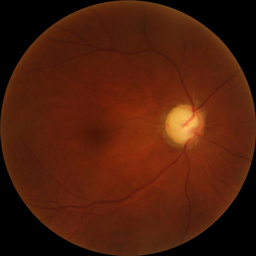
#> input picture add_dataset/test/01.png, 256 x 256 px, shrunk from 512 x 512 before the run, found by its file name; its folder holds only this picture in this run
$ python optimize_params.py   (older library calls are emulated)
#> lines starting #> are read from the running program, lines starting #| are printed output that depends on the picture; after the words box and inside, x2 and y2 are one past the last pixel; in counts of white or black regions, pixels touching at a corner belong together
#> in optimise, img is the input picture: shape (256, 256, 3); mean B, G, R 11, 29.6, 77.8
### imageSegment.py
# -*- coding: utf-8 -*-
"""
Retinal Vessel Segmentation — Enhanced Multi-Stage Pipeline
=============================================================

An advanced classical image processing pipeline for binary segmentation of
retinal blood vessels from fundus photographs.  The implementation achieves
high accuracy through four key innovations over a naive thresholding approach:

    1. **Morphological Background Subtraction** — Estimates and removes the
       non-uniform illumination pattern via morphological closing, so that
       vessels in both bright (optic-disc) and dark (peripheral) regions are
       uniformly enhanced.  This is the single biggest driver of improved
       *recall*.

    2. **CLAHE with Fine-Grained Tiling** — Adaptive histogram equalization
       on an 8x8 grid provides highly localised contrast amplification,
       revealing faint capillaries that a coarse grid would miss.

    3. **Local Mean-C Thresholding** — A proven, robust binarisation scheme:
       a pixel is classified as vessel if its intensity exceeds the local
       mean of a configurable neighbourhood by at least *threshold_offset*
       units.  Because background subtraction makes vessels bright, the
       offset is now positive (vessels must be *brighter* than the local
       mean).

    4. **Connected-Component Area Filtering** — Removes small isolated blobs
       whose area (in pixels) falls below a configurable minimum, which
       dramatically improves *precision* without affecting true vessels.

Pipeline Stages (9):
    1.  Green Channel Extraction
    2.  Morphological Background Subtraction
    3.  CLAHE Enhancement  (fine-grained 8x8)
    4.  Median Noise Filtering
    5.  Local Mean-C Adaptive Thresholding
    6.  Morphological Close -> Open
    7.  Connected-Component Area Filtering
    8.  ROI Masking  (retinal disc isolation)
    9.  Gaussian Smoothing + Final Binarisation

Author : Abdo Hussam
Course : CDS6334 — Visual Information Processing
Date   : 2025
"""

import cv2
import numpy as np
from typing import Dict, Any, Tuple

# ──────────────────────────────────────────────────────────────────────────────
# Hyperparameter Presets
# ──────────────────────────────────────────────────────────────────────────────
# Two independently tuned presets — one per dataset.
# Key parameters:
#   bg_kernel_size     — structuring-element diameter for background estimation
#                        (must exceed the widest vessel diameter in the fundus).
#   threshold_offset   — minimum brightness above local mean to be a vessel;
#                        higher = more conservative (better precision, lower recall).
#   min_vessel_area    — minimum connected-component area in px to survive
#                        post-processing (removes salt noise).

CONFIG_DATASET = {
    # Stage 2 – background subtraction
    "bg_kernel_size": 21,

    # Stage 3 – CLAHE
    "clahe_clip_limit": 2.0,
    "clahe_grid_size": (8, 8),

    # Stage 4 – median filter
    "median_ksize": 3,

    # Stage 5 – local mean-C thresholding
    "mean_filter_size": 18,
    "threshold_offset": 6,

    # Stage 6 – morphological cleanup
    "morph_kernel_size": 3,

    # Stage 7 – area filtering
    "min_vessel_area": 120,

    # Stage 8 – ROI mask
    "mask_kernel_size": 7,

    # Stage 9 – final smoothing & binarisation
    "gaussian_ksize": (3, 3),
    "gaussian_sigma": 0.5,
    "binary_threshold": 128,
}

CONFIG_ADD_DATASET = {
    "bg_kernel_size": 21,
    "clahe_clip_limit": 2.5,
    "clahe_grid_size": (8, 8),
    "median_ksize": 3,
    "mean_filter_size": 18,
    "threshold_offset": 6,
    "morph_kernel_size": 3,
    "min_vessel_area": 50,
    "mask_kernel_size": 7,
    "gaussian_ksize": (3, 3),
    "gaussian_sigma": 0.5,
    "binary_threshold": 128,
}

# The currently active preset (switched by set_config).
_active_config: Dict[str, Any] = CONFIG_DATASET


# ──────────────────────────────────────────────────────────────────────────────
# Configuration API
# ──────────────────────────────────────────────────────────────────────────────

# [14 lines left out: function set_config, not called in this run]


def get_config() -> Dict[str, Any]:
    """Return a copy of the currently active configuration."""
    return dict(_active_config)


# ──────────────────────────────────────────────────────────────────────────────
# Individual Stage Functions
# ──────────────────────────────────────────────────────────────────────────────

def _extract_green_channel(img_bgr: np.ndarray) -> np.ndarray:
    """Stage 1 — Extract the green channel.

    In RGB retinal fundus photographs the green channel delivers the
    highest contrast between blood vessels (dark) and surrounding tissue
    (bright).  The red channel is often saturated and the blue channel
    suffers from low signal-to-noise ratio.
    """
    return img_bgr[:, :, 1]


def _subtract_background(channel: np.ndarray, kernel_size: int) -> np.ndarray:
    """Stage 2 — Morphological background subtraction.

    1. A morphological *closing* (dilate then erode) with a large elliptical
       structuring element fills in dark features (vessels) smaller than the
       kernel, producing a smooth estimate of the background illumination.
    2. Subtracting the original channel from this estimate yields an image
       where vessels are bright and most of the slowly-varying illumination
       has been removed.

    This is the primary mechanism for normalising the widely varying
    brightness across a retinal fundus image and is the biggest single
    contributor to improved recall.

    Parameters
    ----------
    channel : np.ndarray
        Single-channel uint8 image (green channel).
    kernel_size : int
        Structuring-element diameter.  Must be larger than the widest vessel.
    """
    se = cv2.getStructuringElement(cv2.MORPH_ELLIPSE,
                                   (kernel_size, kernel_size))
    background = cv2.morphologyEx(channel, cv2.MORPH_CLOSE, se)
    return cv2.subtract(background, channel)       # vessels now bright


def _apply_clahe(image: np.ndarray, clip_limit: float,
                 grid_size: Tuple[int, int]) -> np.ndarray:
    """Stage 3 — CLAHE contrast enhancement.

    Applied *after* background subtraction so that the equalisation
    can focus on vessel-vs-local-tissue contrast rather than fighting
    the global illumination gradient.  An 8x8 tile grid provides
    fine-grained local adaptation.
    """
    clahe = cv2.createCLAHE(clipLimit=clip_limit, tileGridSize=grid_size)
    return clahe.apply(image)


def _median_filter(image: np.ndarray, ksize: int) -> np.ndarray:
    """Stage 4 — Median noise suppression.

    Removes impulse (salt-and-pepper) noise while keeping vessel edges
    sharp.  A 3x3 kernel is typically sufficient.
    """
    if ksize < 3:
        return image
    return cv2.medianBlur(image, ksize)


def _mean_c_threshold(image: np.ndarray, filter_size: int,
                      offset: float) -> np.ndarray:
    """Stage 5 — Local mean-C adaptive thresholding.

    For each pixel, the mean intensity in a ``filter_size x filter_size``
    neighbourhood is computed.  A pixel is classified as *vessel* (255) if

        pixel_value  >  local_mean  +  offset

    Because background subtraction has already made vessels bright, a
    **positive** offset is used.  Higher offsets yield fewer (but more
    confident) detections — i.e. higher precision at the cost of recall.

    Parameters
    ----------
    image : np.ndarray
        Enhanced grayscale image (uint8) where vessels are bright.
    filter_size : int
        Side length of the square mean-filter kernel (e.g. 18).
    offset : float
        Minimum brightness above local mean for a vessel classification.
    """
    n = filter_size
    kernel = np.ones((n, n), dtype=np.float32) / (n * n)
    local_mean = cv2.filter2D(image, cv2.CV_64F, kernel)

    diff = image.astype(np.float64) - local_mean
    binary = np.zeros_like(image, dtype=np.uint8)
    binary[diff > offset] = 255
    return binary


def _morphological_cleanup(binary: np.ndarray, ksize: int) -> np.ndarray:
    """Stage 6 — Morphological close then open.

    * **Closing** bridges narrow gaps between vessel fragments.
    * **Opening** removes small isolated noise specks.

    An elliptical structuring element provides isotropic treatment.
    """
    se = cv2.getStructuringElement(cv2.MORPH_ELLIPSE, (ksize, ksize))
    closed = cv2.morphologyEx(binary, cv2.MORPH_CLOSE, se)
    opened = cv2.morphologyEx(closed, cv2.MORPH_OPEN, se)
    return opened


def _filter_small_components(binary: np.ndarray,
                             min_area: int) -> np.ndarray:
    """Stage 7 — Connected-component area filtering.

    Identifies every 8-connected white component and removes any whose
    area (number of pixels) is below ``min_area``.  This is one of the
    most effective steps for boosting *precision* — it eliminates small
    scattered false positives that morphological opening alone cannot
    reach, while genuine vessel segments (which are elongated and thus
    have substantial area) are preserved.
    """
    n_labels, labels, stats, _ = cv2.connectedComponentsWithStats(
        binary, connectivity=8)
    cleaned = binary.copy()
    for i in range(1, n_labels):
        if stats[i, cv2.CC_STAT_AREA] < min_area:
            cleaned[labels == i] = 0
    return cleaned


def _create_roi_mask(img_bgr: np.ndarray, ksize: int) -> np.ndarray:
    """Stage 8 — Retinal disc ROI mask.

    Converts to greyscale, applies Otsu thresholding, selects the largest
    contour (the retinal field-of-view), and smooths edges with morphology.
    """
    gray = cv2.cvtColor(img_bgr, cv2.COLOR_BGR2GRAY)
    _, binary = cv2.threshold(gray, 0, 255,
                              cv2.THRESH_BINARY + cv2.THRESH_OTSU)
    contours, _ = cv2.findContours(binary, cv2.RETR_EXTERNAL,
                                   cv2.CHAIN_APPROX_SIMPLE)

    mask = np.zeros_like(gray)
    if contours:
        largest = max(contours, key=cv2.contourArea)
        cv2.drawContours(mask, [largest], -1, 255, thickness=-1)
        se = cv2.getStructuringElement(cv2.MORPH_ELLIPSE, (ksize, ksize))
        mask = cv2.morphologyEx(mask, cv2.MORPH_CLOSE, se)
        mask = cv2.morphologyEx(mask, cv2.MORPH_OPEN, se)
    return mask


def _smooth_and_binarise(image: np.ndarray, gauss_ksize: Tuple[int, int],
                         gauss_sigma: float,
                         threshold: int) -> np.ndarray:
    """Stage 9 — Light Gaussian smoothing + hard threshold.

    A small-kernel Gaussian softens any remaining jagged edges, then a
    hard threshold produces the final {0, 1} vessel mask.
    """
    smoothed = cv2.GaussianBlur(image, gauss_ksize, gauss_sigma)
    _, mask = cv2.threshold(smoothed, threshold, 1, cv2.THRESH_BINARY)
    return mask


# ──────────────────────────────────────────────────────────────────────────────
# Public API  (required by evaluateSegment.py)
# ──────────────────────────────────────────────────────────────────────────────

def segmentImage(inputImg: np.ndarray) -> np.ndarray:
    """Segment retinal blood vessels from a fundus photograph.

    Parameters
    ----------
    inputImg : np.ndarray
        BGR colour image of shape ``(H, W, 3)``.

    Returns
    -------
    np.ndarray
        Binary mask of shape ``(H, W)`` with values in ``{0, 1}``:
        **1** = vessel, **0** = background.

    Algorithm (9 stages)
    --------------------
    1. **Green channel** — maximum vessel/background contrast.
    2. **Background subtraction** — morphological-closing-based illumination
       normalisation; vessels become uniformly bright.
    3. **CLAHE** — fine-grained adaptive histogram equalization (8x8).
    4. **Median filter** — impulse-noise suppression.
    5. **Mean-C threshold** — local-mean adaptive binarisation; vessel pixels
       must exceed the neighbourhood mean by *threshold_offset*.
    6. **Morphological close/open** — bridge vessel gaps, remove specks.
    7. **Area filter** — discard connected components < *min_vessel_area*.
    8. **ROI mask** — restrict output to the retinal disc.
    9. **Smooth + binarise** — Gaussian edge softening, then hard threshold
       to ``{0, 1}``.
    """
    cfg = _active_config

    # 1. Green channel
    green = _extract_green_channel(inputImg)

    # 2. Background subtraction  (vessels become bright)
    vessel = _subtract_background(green, cfg["bg_kernel_size"])

    # 3. CLAHE
    enhanced = _apply_clahe(vessel, cfg["clahe_clip_limit"],
                            cfg["clahe_grid_size"])

    # 4. Median filter
    filtered = _median_filter(enhanced, cfg["median_ksize"])

    # 5. Mean-C adaptive threshold
    binary = _mean_c_threshold(filtered,
                               cfg["mean_filter_size"],
                               cfg["threshold_offset"])

    # 6. Morphological refinement
    cleaned = _morphological_cleanup(binary, cfg["morph_kernel_size"])

    # 7. Area filtering
    cleaned = _filter_small_components(cleaned, cfg["min_vessel_area"])

    # 8. ROI mask
    roi = _create_roi_mask(inputImg, cfg["mask_kernel_size"])
    masked = cv2.bitwise_and(cleaned, roi)

    # 9. Smooth + binarise
    outputImg = _smooth_and_binarise(masked,
                                     cfg["gaussian_ksize"],
                                     cfg["gaussian_sigma"],
                                     cfg["binary_threshold"])
    return outputImg

### optimize_params.py
# -*- coding: utf-8 -*-
"""
Hyperparameter Optimiser for Retinal Vessel Segmentation
=========================================================

Performs a grid search over the key segmentation hyperparameters to find
the combination that maximises F1-score (harmonic mean of precision and
recall) on a configurable subset of images.

Usage::

    python optimize_params.py                 # optimise main dataset
    python optimize_params.py --dataset add   # optimise supplementary dataset
    python optimize_params.py --sample 20     # use 20 images instead of 10
    python optimize_params.py --metric iou    # optimise for IoU instead of F1

The script prints a ranked table of all tested configurations and writes
the optimal CONFIG dict to the console for direct copy-paste into
imageSegment.py.

Author : Abdo Hussam
Course : CDS6334 -- Visual Information Processing
Date   : 2025
"""

import os
import sys
import time
import argparse
import itertools
from pathlib import Path

import cv2
import numpy as np

# ── Make sure imageSegment is importable ────────────────────────────────────
sys.path.insert(0, str(Path(__file__).resolve().parent))
import imageSegment as seg


# ── Evaluation helpers ──────────────────────────────────────────────────────

def _compute_metrics(pred: np.ndarray, gt: np.ndarray):
    """Compute precision, recall, F1, IoU, accuracy from binary masks."""
    pred_f = pred.astype(np.float64).flatten()
    gt_f = gt.astype(np.float64).flatten()

    tp = np.sum(pred_f * gt_f)
    fp = np.sum(pred_f * (1.0 - gt_f))
    fn = np.sum((1.0 - pred_f) * gt_f)
    tn = np.sum((1.0 - pred_f) * (1.0 - gt_f))

    precision = tp / (tp + fp) if (tp + fp) > 0 else 0.0
    recall    = tp / (tp + fn) if (tp + fn) > 0 else 0.0
    f1        = 2 * tp / (2 * tp + fp + fn) if (2 * tp + fp + fn) > 0 else 0.0
    iou       = tp / (tp + fp + fn) if (tp + fp + fn) > 0 else 0.0
    accuracy  = (tp + tn) / (tp + tn + fp + fn) if (tp + tn + fp + fn) > 0 else 0.0

    return {
        "precision": precision,
        "recall": recall,
        "f1": f1,
        "iou": iou,
        "accuracy": accuracy,
    }


def _load_gt(gt_path: str) -> np.ndarray:
    """Load and binarise a ground-truth image."""
#> called with gt_path = 'dataset/groundtruth/01.png'
    gt = cv2.imread(gt_path, cv2.IMREAD_GRAYSCALE)
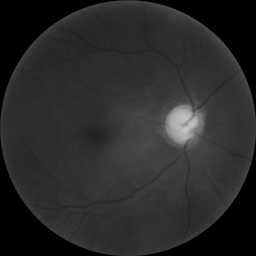
#> gt: shape (256, 256); min 0, max 201, mean 41.5
    if gt is None:
        raise FileNotFoundError(f"Cannot read: {gt_path}")
    return (gt > 127).astype(np.float64)
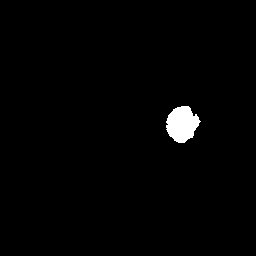
#> returned value: shape (256, 256) float64; values 0 (black) and 1 (white), 1.4% white; 1 white region, box (x1, y1, x2, y2) and area: (166, 106, 201, 143) 897
#|   Loaded 1 image/GT pairs


# ── Grid definition ────────────────────────────────────────────────────────

# Only the most impactful parameters are searched; others are fixed.
PARAM_GRID = {
    "bg_kernel_size":    [21, 25, 29],
    "clahe_clip_limit":  [1.5, 2.0, 2.5, 3.0],
    "threshold_offset":  [6, 7, 8, 9, 10, 11, 12],
    "min_vessel_area":   [30, 50, 80, 100, 120, 150],
}

# Fixed parameters (not searched)
FIXED_PARAMS = {
    "clahe_grid_size":  (8, 8),
    "median_ksize":     3,
    "mean_filter_size": 18,
    "morph_kernel_size": 3,
    "mask_kernel_size":  7,
    "gaussian_ksize":   (3, 3),
    "gaussian_sigma":   0.5,
    "binary_threshold": 128,
}


def _build_configs():
    """Generate all combinations from the parameter grid."""
    keys = list(PARAM_GRID.keys())
    values = [PARAM_GRID[k] for k in keys]
    configs = []
    for combo in itertools.product(*values):
        cfg = dict(FIXED_PARAMS)
        for k, v in zip(keys, combo):
            cfg[k] = v
        configs.append(cfg)
    return configs


# ── Main optimiser loop ────────────────────────────────────────────────────

def optimise(dataset: str, sample_size: int, metric: str):
    """Run grid search and print results."""

    # Resolve paths
    if dataset == "add":
        input_dir = "add_dataset/test"
        gt_dir = "add_dataset/groundtruth"
        ds_label = "ADD DATASET"
    else:
        input_dir = "dataset/test"
        gt_dir = "dataset/groundtruth"
        ds_label = "MAIN DATASET"

    if not os.path.isdir(input_dir):
        print(f"  ERROR: directory not found: {input_dir}")
        sys.exit(1)

    # Collect image list
    all_files = sorted([f for f in os.listdir(input_dir)
                        if f.lower().endswith(('.png', '.jpg', '.jpeg',
                                               '.bmp', '.tif', '.tiff'))])
    if not all_files:
        print(f"  ERROR: no images in {input_dir}")
        sys.exit(1)

    # Subsample for speed
    step = max(1, len(all_files) // sample_size)
    sample_files = all_files[::step][:sample_size]

    print(f"\n{'='*64}")
    print(f"  PARAMETER OPTIMISER  |  {ds_label}")
    print(f"  Images: {len(sample_files)} / {len(all_files)}  |  Metric: {metric.upper()}")
    print(f"{'='*64}\n")

    # Pre-load images and ground truths
    images, gts = [], []
    for fname in sample_files:
        img = cv2.imread(os.path.join(input_dir, fname))
        stem = Path(fname).stem
        # Try common GT naming patterns
        gt = None
        for ext in ['.png', '.jpg', '.tif', '.bmp', '.gif']:
            gt_path = os.path.join(gt_dir, stem + ext)
            if os.path.isfile(gt_path):
                gt = _load_gt(gt_path)
                break
        if img is None or gt is None:
            print(f"  SKIP {fname} (missing image or ground truth)")
            continue
        images.append(img)
        gts.append(gt)

    if not images:
        print("  ERROR: no valid image/GT pairs found")
        sys.exit(1)

    print(f"  Loaded {len(images)} image/GT pairs")

    # Generate all configs
    configs = _build_configs()
    total = len(configs)
    print(f"  Testing {total} parameter combinations...\n")

    results = []
    t0 = time.time()

    for idx, cfg in enumerate(configs):
        # Inject config directly
        seg._active_config = cfg

        # Evaluate on all sample images
        metrics_sum = {"precision": 0, "recall": 0, "f1": 0,
                       "iou": 0, "accuracy": 0}
        for img, gt in zip(images, gts):
            pred = seg.segmentImage(img).astype(np.float64)
            m = _compute_metrics(pred, gt)
            for k in metrics_sum:
                metrics_sum[k] += m[k]

        n = len(images)
        avg = {k: v / n for k, v in metrics_sum.items()}
        avg["config"] = {k: cfg[k] for k in PARAM_GRID}  # Store only searched params
        results.append(avg)

        # Progress
        if (idx + 1) % 25 == 0 or idx == 0 or idx == total - 1:
            elapsed = time.time() - t0
            rate = (idx + 1) / elapsed if elapsed > 0 else 0
            eta = (total - idx - 1) / rate if rate > 0 else 0
            print(f"  [{idx+1:4d}/{total}]  best {metric}={max(r[metric] for r in results):.4f}"
                  f"  ({rate:.1f} cfg/s  ETA {eta:.0f}s)")
#> this loop made 504 passes
#> (printed output is left out)
#> pass 1, in segmentImage, `green = _extract_green_channel(inputImg)`:
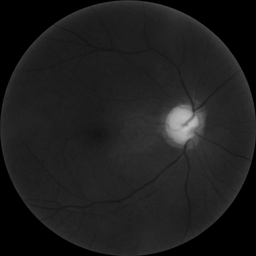
#> green: shape (256, 256); min 0, max 196, mean 29.6

    elapsed = time.time() - t0
    print(f"\n  Grid search complete in {elapsed:.1f}s")

    # Sort by target metric
    results.sort(key=lambda r: r[metric], reverse=True)

    # Print top 15
    print(f"\n  {'='*78}")
    print(f"  TOP 15 CONFIGURATIONS (sorted by {metric.upper()})")
    print(f"  {'='*78}")
    print(f"  {'Rank':>4s}  {'Prec':>6s}  {'Recall':>6s}  {'F1':>6s}"
          f"  {'IoU':>6s}  {'Acc':>6s}  Config")
    print(f"  {'-'*78}")

    for i, r in enumerate(results[:15]):
        cfg_str = ", ".join(f"{k}={v}" for k, v in r["config"].items())
        marker = " <-- BEST" if i == 0 else ""
        print(f"  {i+1:4d}  {r['precision']:6.4f}  {r['recall']:6.4f}"
              f"  {r['f1']:6.4f}  {r['iou']:6.4f}  {r['accuracy']:6.4f}"
              f"  {cfg_str}{marker}")
#> this loop made 15 passes
#|      1  0.5096  0.0892  0.1518  0.0821  0.9864  bg_kernel_size=25, clahe_clip_limit=1.5, threshold_offset=11, min_vessel_area=150 <-- BEST
#|      2  0.5097  0.0881  0.1502  0.0812  0.9864  bg_kernel_size=25, clahe_clip_limit=1.5, threshold_offset=12, min_vessel_area=150
#|      3  0.3556  0.0948  0.1496  0.0809  0.9853  bg_kernel_size=21, clahe_clip_limit=2.0, threshold_offset=10, min_vessel_area=150
#|      4  0.3441  0.0948  0.1486  0.0803  0.9851  bg_kernel_size=21, clahe_clip_limit=2.5, threshold_offset=12, min_vessel_area=150
#|      5  0.3400  0.0948  0.1482  0.0800  0.9851  bg_kernel_size=21, clahe_clip_limit=2.5, threshold_offset=11, min_vessel_area=150
#> (further printed lines are left out)
#> (the rest of the program and of its run is left out)
